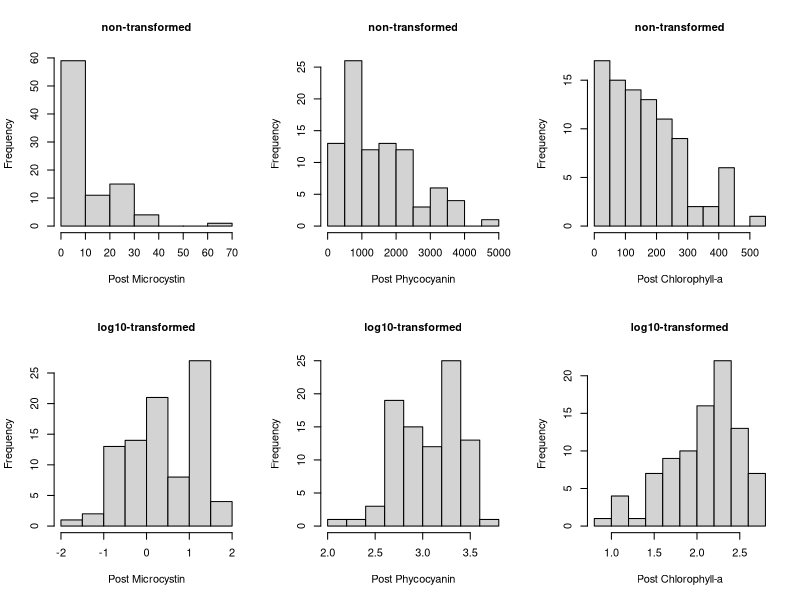
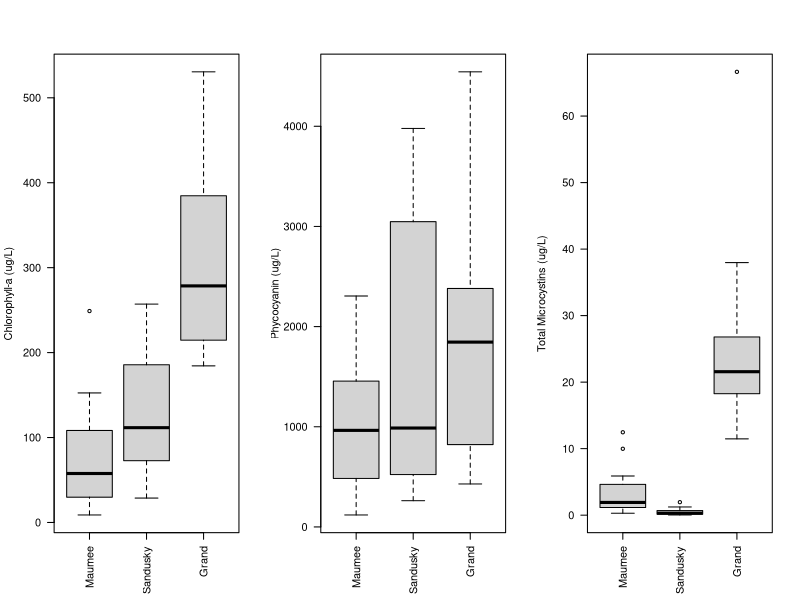

Write the R code that produced these figures, in order. (Note: this script raises an error after producing the figures.)
## ---- chunk 1
#install.packages(c("dplyr", "ggplot2", "ggpubr")) #use if first time running code
library(dplyr) #needed for reformatting data
library(ggplot2) #needed for plotting data
library(ggpubr) #needed for adding stats to figures
## ---- chunk 2
data<-read.csv(file="Y1_Exp1_SHtrials/Y1_Exp1_allData.csv", header=TRUE)
## ---- chunk 3
### identify and order labels for source waters ###
unique(data$Lake) 
data$Lake<-factor(data$Lake,levels=c('Maumee','Sandusky', 'Grand')) #source water

### identify and order labels for treatment group ###
unique(data$Treatment) 
data$Treatment<-factor(data$Treatment, levels=c('initial', 
                                                'control', 
                                                'SH only', 
                                            'low N:P, NH4', 
                                            'SH + low N:P, NH4',
                                            'low N:P, urea', 
                                            'SH + low N:P, urea',
                                            'high N:P, NH4',
                                            'SH + high N:P, NH4',
                                            'high N:P, urea',
                                            'SH + high N:P, urea'),
                       ordered=TRUE)

### identify and order labels for observation time ###
unique(data$Observation) 
data$Observation<-factor(data$Observation, levels=c('pre','post'),
                         ordered=TRUE) 

### identify and order labels for factors ###
unique(data$tDOM_added) 
data$tDOM_added<-factor(data$tDOM_added, levels=c('none','tDOM added'),
                        ordered=TRUE)

unique(data$AddedNut_ratio) 
data$AddedNut_ratio<-factor(data$AddedNut_ratio, levels=c('none','low','high'), 
                            ordered=TRUE)

unique(data$Added_Nform)
data$Added_Nform<-factor(data$Added_Nform, levels=c('none','NH4','urea'),
                         ordered=TRUE)

### convert measurement units ###
data<- data %>%
  mutate(NH4_N_ugL=NH4_N_mgL*1000, #convert mg to ug
         NO3_N_ugL=NO3_N_mgL*1000, #convert mg to ug
         NH4_N_mgL=NULL, #remove old field
         NO3_N_mgL=NULL) #remove old field
## ---- chunk 4
### calculate pre measurement means by source water ###
init<- data %>% #create new data frame 
  filter(Treatment=="initial") %>% #of only initial treatments
  group_by(Lake)  %>% #group by source water
  summarise(pre_Mic_ugL=mean(Microcystin_ugL, na.rm=TRUE), 
            sd_Mic_ugL=sd(Microcystin_ugL, na.rm=TRUE), 
         pre_PC_ugL=mean(PC_ugL, na.rm=TRUE),
         sd_PC_ugL=sd(PC_ugL, na.rm=TRUE),
         pre_Chla_ugL=mean(Chla_ugL, na.rm=TRUE),
         sd_Chla_ugL=sd(Chla_ugL, na.rm=TRUE),
         pre_DOC_mgL=mean(DOC_mgL, na.rm=TRUE),
         sd_DOC_mgL=sd(DOC_mgL, na.rm=TRUE),
         pre_PO4_ugL=mean(PO4_P_ugL, na.rm=TRUE),
         sd_PO4_ugL=sd(PO4_P_ugL, na.rm=TRUE),
         pre_NH4_ugL=mean(NH4_N_ugL, na.rm=TRUE), #mg converted to ug
         sd_NH4_ugL=sd(NH4_N_ugL, na.rm=TRUE), #mg converted to ug
         pre_NO3_ugL=mean(NO3_N_ugL, na.rm=TRUE), #mg converted to ug
         sd_NO3_ugL=sd(NO3_N_ugL, na.rm=TRUE), #mg converted to ug
         pre_TP_mgL=mean(TP_mgL, na.rm=TRUE), 
         sd_TP_mgL=sd(TP_mgL, na.rm=TRUE), 
         pre_TN_mgL=mean(TN_mgL, na.rm=TRUE),
         sd_TN_mgL=sd(TN_mgL, na.rm=TRUE),
         pre_TNTP_ratio=mean(TNTP_ratio, na.rm=TRUE),
         sd_TNTP_ratio=sd(TNTP_ratio, na.rm=TRUE))  
t(init) #prints out the summary by lake of pre measurements

### extract pre values by source water ###
Maumee_preMic<- init$pre_Mic_ugL[init$Lake=="Maumee" & init$pre_Mic_ugL]
Maumee_prePC<- init$pre_PC_ugL[init$Lake=="Maumee" & init$pre_PC_ugL]
Maumee_pre_Chl<- init$pre_Chla_ugL[init$Lake=="Maumee" & init$pre_Chla_ugL]
Sandusky_preMic<- init$pre_Mic_ugL[init$Lake=="Sandusky" & init$pre_Mic_ugL]
Sandusky_prePC<- init$pre_PC_ugL[init$Lake=="Sandusky" & init$pre_PC_ugL]
Sandusky_pre_Chl<- init$pre_Chla_ugL[init$Lake=="Sandusky" & init$pre_Chla_ugL]
Grand_preMic<- init$pre_Mic_ugL[init$Lake=="Grand" & init$pre_Mic_ugL]
Grand_prePC<- init$pre_PC_ugL[init$Lake=="Grand" & init$pre_PC_ugL]
Grand_pre_Chl<- init$pre_Chla_ugL[init$Lake=="Grand" & init$pre_Chla_ugL]

### create new data frame with pre and post measurements ###
data2<- data %>%
  mutate(pre_Mic=ifelse(Lake=="Maumee", Maumee_preMic, 
                        ifelse(Lake=="Sandusky", Sandusky_preMic, Grand_preMic)
                        ),
         pre_PC=ifelse(Lake=="Maumee", Maumee_prePC,
                       ifelse(Lake=="Sandusky", Sandusky_prePC, Grand_prePC)
                       ),
         pre_Chl=ifelse(Lake=="Maumee", Maumee_pre_Chl,
                        ifelse(Lake=="Sandusky", Sandusky_pre_Chl, Grand_pre_Chl)
                        )
         ) %>%
  filter(Treatment!="initial") #remove the initial treatment, since separate field

### verify "pre"  removed as treatment and reorder labels ###
unique(data2$Treatment) 
data2$Treatment<-factor(data2$Treatment, levels=c('control', 
                                                'SH only', 
                                            'low N:P, NH4', 
                                            'SH + low N:P, NH4',
                                            'low N:P, urea', 
                                            'SH + low N:P, urea',
                                            'high N:P, NH4',
                                            'SH + high N:P, NH4',
                                            'high N:P, urea',
                                            'SH + high N:P, urea'),
                       ordered=TRUE)
## ---- chunk 5
summary(data2$Chla_ugL)  
summary(data2$PC_ugL) 
summary(data2$Microcystin_ugL) 
summary(data2$DOC_mgL) 
summary(data2$TN_mgL) 
summary(data2$TP_mgL) 
summary(data2$NH4_N_ugL) 
summary(data2$NO3_N_ugL) 
summary(data2$PO4_P_ugL) 
summary(data2$TNTP_ratio) 
## ---- chunk 6
### check the figure size and resolution mins for publication ####
png(file="Y1_Exp1_SHtrials/Products/SI_Figures/SI_Figure2.png", width=4,height=4, units="in", res=1200)
SI_fig2<- layout(matrix(c(1,2,3,4,5,6), nrow=2, ncol=3)) 
hist(data2$Microcystin_ugL, 
     main="non-transformed", xlab="Post Microcystin", cex.main=1, cex.lab=1)
hist(log10(data2$Microcystin_ugL), 
     main="log10-transformed", xlab="Post Microcystin", cex.main=1, cex.lab=1)
hist(data2$PC_ugL, 
     main="non-transformed", xlab="Post Phycocyanin", cex.main=1, cex.lab=1)
hist(log10(data2$PC_ugL), 
     main="log10-transformed", xlab="Post Phycocyanin", cex.main=1, cex.lab=1)
hist(data2$Chla_ugL, 
     main="non-transformed", xlab="Post Chlorophyll-a", cex.main=1, cex.lab=1)
hist(log10(data2$Chla_ugL), 
     main="log10-transformed", xlab="Post Chlorophyll-a", cex.main=1, cex.lab=1)
SI_fig2 #prints figure
dev.off() #closes the graphing device
tryCatch({while (T) dev.off()}, error = \(e) NULL) #needed to plot in Plot window again
## ---- chunk 7
png(file="Y1_Exp1_SHtrials/Products/SI_Figures/SI_Figure10.png", 
     width=4,height=3, units="in", res=1200) #pub size and res mins
SI_fig10<- layout(matrix(c(1,2,3), nrow=1, ncol=3)) 
par(srt=45)
boxplot(data=data2, Chla_ugL~Lake, #create boxplot to show mean Chl-a by Lake
        xlab=NULL, ylab="Chlorophyll-a (ug/L)", las=2)
boxplot(data=data2, PC_ugL~Lake, #create boxplot to show mean Chl-a by Lake
        xlab=NULL, ylab="Phycocyanin (ug/L)", las=2)
boxplot(data=data2, Microcystin_ugL~Lake, #create boxplot to show mean Chl-a by Lake
        xlab=NULL, ylab="Total Microcystins (ug/L)", las=2)
SI_fig10 #prints figure
dev.off() #closes the graphing device
tryCatch({while (T) dev.off()}, error = \(e) NULL) #needed to plot in Plot window again
## ---- chunk 8
### summarize and plot all post Chla values ###
summary_chla<- data2 %>% #among the post-measurements
  group_by(Lake, Treatment) %>% #for each lake and treatment
  summarise(avgChla_ugL=mean(Chla_ugL, na.rm=TRUE), #calculate the mean + sd
            sdChla_ugL=sd(Chla_ugL, na.rm = TRUE))
SI_Table3<-print(summary_chla, n=30) #prints the table
write.csv(SI_Table3, file="Y1_Exp1_SHtrials/Products/SI_Figures/SI_Table3.csv")

SI_fig3<- ggplot(data=data2, 
       mapping=aes(y=Chla_ugL, x=Treatment)) +
  geom_point(aes(shape=tDOM_added, color=Lake)) +
  scale_color_manual(values=c("skyblue3",
                              "olivedrab",
                              "goldenrod")) +
  stat_summary(fun=median, geom="crossbar", width=0.5) +
  facet_wrap(~Lake) +
  labs(x="Treatment Group", y="Chlorophyll-a (ug/L)")+
  theme_classic() +
  theme(axis.text.x = element_text(angle = 90, hjust=0.5,vjust=0.5),
        legend.position="none")  

SI_fig3
ggsave(SI_fig3, file="Y1_Exp1_SHtrials/Products/SI_Figures/SI_Figure3_color.png",device="png", width=6, height=6, units="in")

### summarize and plot all post PC values ###
summary_pc<- data2 %>%
  group_by(Lake, Treatment) %>%
  summarise(avgPC_ugL=mean(PC_ugL, na.rm=TRUE),
            sdPC_ugL=sd(PC_ugL, na.rm = TRUE))
SI_Table4<- print(summary_pc, n=30)
write.csv(SI_Table4, file="Y1_Exp1_SHtrials/Products/SI_Figures/SI_Table4.csv")

SI_fig4<- ggplot(data=data2, 
       mapping=aes(y=PC_ugL, x=Treatment)) +
  geom_point(aes(shape=tDOM_added, color=Lake)) +
  scale_color_manual(values=c("skyblue3",
                              "olivedrab",
                              "goldenrod")) +
  stat_summary(fun.y=median, geom="crossbar", width=0.5)+
  facet_wrap(~Lake) +
  labs(x="Treatment Group", y="Phycocyanin (ug/L)")+
  theme_classic() +
  theme(axis.text.x = element_text(angle = 90, hjust=0.5,vjust=0.5),
        legend.position = "none") 
SI_fig4
ggsave(SI_fig4, file="Y1_Exp1_SHtrials/Products/SI_Figures/SI_Figure4_color.png",device="png", width=5, height=5, units="in", dpi=1200)

### summarize and plot all post microcystin values ###
summary_mic<- data2 %>%
  group_by(Lake, Treatment) %>%
  summarise(avgMic_ugL=mean(Microcystin_ugL, na.rm=TRUE),
            sdMic_ugL=sd(Microcystin_ugL, na.rm = TRUE))
SI_Table5<- print(summary_mic, n=30)
write.csv(SI_Table5, file="Y1_Exp1_SHtrials/Products/SI_Figures/SI_Table5.csv")

SI_fig8<- ggplot(data=data2, 
       mapping=aes(y=Microcystin_ugL, x=Treatment)) +
  geom_point(aes(shape=tDOM_added, color=Lake)) +
  scale_color_manual(values=c("skyblue3",
                              "olivedrab",
                              "goldenrod")) +
  stat_summary(fun.y=median, geom="crossbar", width=0.5)+
  facet_grid(~Lake) +
  labs(x="Treatment Group", y="Total Microcystins (ug/L)")+
  theme_classic() +
  theme(axis.text.x = element_text(angle = 90, hjust=0.5,vjust=0.5, size=12),
        legend.position = "none") +
  scale_y_continuous(trans='log10') +
  geom_hline(yintercept=0.19, linetype="dashed", color = "red")
SI_fig8
ggsave(SI_fig8, file="Y1_Exp1_SHtrials/Products/SI_Figures/SI_Figure8_color.png",device="png", width=5, height=5, units="in", dpi=1200)

### post DOC measurements ###
summary_doc<- data2 %>%
  group_by(Lake, Treatment) %>%
  summarise(avgDOC_mgL=mean(DOC_mgL, na.rm=TRUE),
            sdDOC_mgL=sd(DOC_mgL, na.rm = TRUE))
SI_Table6<- print(summary_doc, n =30)
write.csv(SI_Table6, file="Y1_Exp1_SHtrials/Products/SI_Figures/SI_Table6.csv")

### post TN measurements ###
summary_TN<- data2 %>%
  group_by(Lake, Treatment) %>%
  summarise(avgTN_mgL=mean(TN_mgL, na.rm=TRUE),
            sdTN_mgL=sd(TN_mgL, na.rm = TRUE))
SI_Table7<- print(summary_TN, n = 30)
write.csv(SI_Table7, file="Y1_Exp1_SHtrials/Products/SI_Figures/SI_Table7.csv")

### post TP measurements ###
summary_TP<- data2 %>%
  group_by(Lake, Treatment) %>%
  summarise(avgTP_mgL=mean(TP_mgL, na.rm=TRUE),
            sdTP_mgL=sd(TP_mgL, na.rm = TRUE))
SI_Table8<- print(summary_TP, n = 30)
write.csv(SI_Table8, file="Y1_Exp1_SHtrials/Products/SI_Figures/SI_Table8.csv")

### post dissolved measurements by Lake ###
summary<- subset(data2, Lake=="Maumee") %>%
  group_by(Treatment) %>%
  summarise(avg_PO4=mean(PO4_P_ugL, na.rm=TRUE),
            sd_PO4=sd(PO4_P_ugL, na.rm = TRUE),
            avg_NH4=mean(NH4_N_ugL, na.rm=TRUE),
            sd_NH4=sd(NH4_N_ugL, na.rm = TRUE),
            avg_NO3=mean(NO3_N_ugL, na.rm=TRUE),
            sd_NO3=sd(NO3_N_ugL, na.rm = TRUE))
SI_Table9<- print(summary)
write.csv(SI_Table9, file="Y1_Exp1_SHtrials/Products/SI_Figures/SI_Table9.csv")

summary<- subset(data2, Lake=="Sandusky") %>%
  group_by(Treatment) %>%
  summarise(avg_PO4=mean(PO4_P_ugL, na.rm=TRUE),
            sd_PO4=sd(PO4_P_ugL, na.rm = TRUE),
            avg_NH4=mean(NH4_N_ugL, na.rm=TRUE),
            sd_NH4=sd(NH4_N_ugL, na.rm = TRUE),
            avg_NO3=mean(NO3_N_ugL, na.rm=TRUE),
            sd_NO3=sd(NO3_N_ugL, na.rm = TRUE))
SI_Table10<- print(summary)
write.csv(SI_Table10, file="Y1_Exp1_SHtrials/Products/SI_Figures/SI_Table10.csv")

summary<- subset(data2, Lake=="Grand") %>%
  group_by(Treatment) %>%
  summarise(avg_PO4=mean(PO4_P_ugL, na.rm=TRUE),
            sd_PO4=sd(PO4_P_ugL, na.rm = TRUE),
            avg_NH4=mean(NH4_N_ugL, na.rm=TRUE),
            sd_NH4=sd(NH4_N_ugL, na.rm = TRUE),
            avg_NO3=mean(NO3_N_ugL, na.rm=TRUE),
            sd_NO3=sd(NO3_N_ugL, na.rm = TRUE))
SI_Table11<- print(summary)
write.csv(SI_Table11, file="Y1_Exp1_SHtrials/Products/SI_Figures/SI_Table11.csv")
## ---- chunk 9
### subset the data ###
SHtest_Chl<- data2 %>% #create new data frame focused on response
  filter(Treatment=="control" | Treatment =="SH only") %>% #treatments selected
  select(Lake, tDOM_added, Replicate, Chla_ugL, pre_Chl)

### write the model ###
Chl_ancova<- (lm(data=SHtest_Chl, 
               log10(Chla_ugL)~log10(pre_Chl)+tDOM_added)) 

### check assumptions of the model ###
par(mfrow=c(2,2)) #structure graphs as matrix
SI_fig11b<- plot(Chl_ancova) #print model diagnostics
par(mfrow=c(1,1)) #return to default settings

### print the summary statistics from the model ###
anova(Chl_ancova) #print the SS summary table
summary(Chl_ancova) #print the estimated parameters table

### comparison across source waters ###
SI_fig11a<-ggplot(data=SHtest_Chl, #plots the model
       aes(x=log10(pre_Chl), y=log10(Chla_ugL), color=tDOM_added)) +
  geom_point(aes(shape=Lake)) + 
  geom_smooth(method="lm", se=TRUE) +
  scale_color_manual(values=c("skyblue3","saddlebrown")) +
  theme_classic() + #classic publication format
  labs(x="Pre Chlorophyll-a (ug/L), log10-transformed",
       y="Post Chlorophyll-a (ug/L), log10-transformed",
       color="Treatment", shape="Source Water")
SI_fig11a
ggsave(SI_fig11a, file="Y1_Exp1_SHtrials/Products/SI_Figures/SI_Figure11a_color.png",device="png", width=5, height=5, units="in", dpi=1200)

### comparison within source waters ###
SHtest_Chl<- SHtest_Chl %>%
  mutate(Chl_diff_ugL= (Chla_ugL-pre_Chl)) #add field with post-pre 
comparisons<- list(c("none", "tDOM added")) #name the comparison groups

fig2a<- ggplot(data=SHtest_Chl, aes(x=tDOM_added, y=Chl_diff_ugL,
                                    color=tDOM_added)) +
  geom_point() +
  stat_summary(fun="median", geom="crossbar") +
  theme_classic() +
  theme(axis.text.x=element_text(angle=45, hjust=1, size=12),
        axis.text.y=element_text(size=12),
        strip.text.x=element_text(size=12),
        axis.title=element_text(size=12))+
  theme(legend.position="none") +
  facet_wrap(~Lake) + 
  geom_hline(yintercept=0, linetype="dashed") +
  scale_color_manual(values=c("skyblue3","saddlebrown")) +
  labs(x="Treatment group",
       y="Post-Pre Chlorophyll-a (ug/L)") +
  stat_compare_means(comparisons=comparisons,
                     label="p.signif", size=8, label.y = 100,
                     method="t.test")
fig2a
## ---- chunk 10
### subset the data ###
SHtest_PC<- data2 %>% #create new data frame focused on response
  filter(Treatment=="control" | Treatment =="SH only") %>% #treatments selected
  select(Lake, tDOM_added, Replicate, PC_ugL, pre_PC)

### write the model ###
PC_ancova<- (lm(data=SHtest_PC, 
               log10(PC_ugL)~log10(pre_PC)+tDOM_added)) 

### check assumptions of the model ###
par(mfrow=c(2,2))
SI_fig12b<- plot(PC_ancova) #print model diagnostics
par(mfrow=c(1,1))

### print the summary statistics from the model ###
anova(PC_ancova) #print the SS summary table
summary(PC_ancova) #print the estimated parameters table

### comparison across source waters ###
SI_fig12a<-ggplot(data=SHtest_PC, #plots the model
       aes(x=log10(pre_PC), y=log10(PC_ugL), color=tDOM_added)) +
  geom_point(aes(shape=Lake)) + 
  geom_smooth(method="lm", se=TRUE) +
  scale_color_manual(values=c("skyblue3","saddlebrown")) +
  theme_classic() + #classic publication format
  labs(x="Pre Phycocyanin (ug/L), log10-transformed",
       y="Post Phycocyanin (ug/L), log10-transformed",
       color="Treatment", shape="Source Water")
SI_fig12a
ggsave(SI_fig12a, file="Y1_Exp1_SHtrials/Products/SI_Figures/SI_Figure12a_color.png",device="png", width=5, height=5, units="in", dpi=1200)

### comparison within source waters ###
SHtest_PC<- SHtest_PC %>%
  mutate(PC_diff_ugL= (PC_ugL-pre_PC)) #add field with post-pre 
comparisons<- list(c("none", "tDOM added")) #name the comparison groups

fig2b<- ggplot(data=SHtest_PC, aes(x=tDOM_added, y=PC_diff_ugL,
                                    color=tDOM_added)) +
  geom_point() +
  stat_summary(fun="median", geom="crossbar") +
  theme_classic() +
  theme(axis.text.x=element_text(angle=45, hjust=1, size=12),
        axis.text.y=element_text(size=12),
        strip.text.x=element_text(size=12),
        axis.title=element_text(size=12))+
  theme(legend.position="none") +
  facet_wrap(~Lake) + 
  geom_hline(yintercept=0, linetype="dashed") +
  scale_color_manual(values=c("skyblue3","saddlebrown")) +
  labs(x="Treatment group",
       y="Post-Pre Phycocyanin (ug/L)",
       color="Treatment") +
  stat_compare_means(comparisons=comparisons,
                     label="p.signif", size=8, label.y=1500,
                     method="t.test")
fig2b
## ---- chunk 11
### subset the data ###
SHtest_MC<- data2 %>% #create new data frame focused on response
  filter(Treatment=="control" | Treatment =="SH only") %>% #treatments selected
  select(Lake, tDOM_added, Replicate, Microcystin_ugL, pre_Mic)

### write the model ###
MC_ancova<- lm(data=SHtest_MC, 
               log10(Microcystin_ugL) ~ log10(pre_Mic) + tDOM_added) 

### check assumptions of the model ###
par(mfrow=c(2,2))
SI_fig13b<- plot(MC_ancova) #print model diagnostics
par(mfrow=c(1,1))

### print the summary statistics from the model ###
anova(MC_ancova) #print the SS summary table
summary(MC_ancova) #print the estimated parameters table

### comparison across source waters ###
SI_fig13a<-ggplot(data=SHtest_MC, #plots the model
       aes(x=log10(pre_Mic), y=log10(Microcystin_ugL), color=tDOM_added)) +
  geom_point(aes(shape=Lake)) + 
  geom_smooth(method="lm", se=TRUE) +
  scale_color_manual(values=c("skyblue3","saddlebrown")) +
  theme_classic() +
  labs(x="Pre Microcystin (ug/L), log10-transformed",
       y="Post Microcystin (ug/L), log10-transformed",
       shape="Source Water",
       color="Treatment")
SI_fig13a
ggsave(SI_fig13a, file="Y1_Exp1_SHtrials/Products/SI_Figures/SI_Figure13a_color.png",device="png", width=5, height=5, units="in", dpi=1200)

### comparison within source waters ###
SHtest_MC<- SHtest_MC %>%
  mutate(MC_diff_ugL= (Microcystin_ugL-pre_Mic)) #add field with post-pre 
comparisons<- list(c("none", "tDOM added")) #name the comparison groups

fig2c<- ggplot(data=SHtest_MC, aes(x=tDOM_added, y=MC_diff_ugL,
                                    color=tDOM_added)) +
  geom_point() +
  stat_summary(fun="median", geom="crossbar") +
  theme_classic() +
  theme(axis.text.x=element_text(angle=45, hjust=1, size=12),
        axis.text.y=element_text(size=12),
        strip.text.x=element_text(size=12),
        axis.title=element_text(size=12))+
  theme(legend.position="none") +
  facet_wrap(~Lake) + 
  scale_color_manual(values=c("skyblue3","saddlebrown")) +
  geom_hline(yintercept=0, linetype="dashed") +
  labs(x="Treatment group",
       y="Post-Pre Microcystin (ug/L)",
       color="Treatment") +
  stat_compare_means(comparisons=comparisons,
                     label="p.signif", size=8, label.y=4,
                     method="t.test")
fig2c
## ---- chunk 12
fig2<- ggarrange(fig2a, fig2b, fig2c, ncol=3, nrow=1)
fig2
#ggsave(fig2, file="Y1_Exp1_SHtrials/Products/Figure2_color.png", device="png", width=6, height=5, units="in", dpi=1200)
## ---- chunk 13
### subset the data ###
SHtest2_Chl<- data2 %>% #create new data frame focused on response
  filter(Treatment!="control", Treatment!="SH only")%>% #remove groups already compared 
  select(Lake, Replicate, tDOM_added, AddedNut_ratio, Added_Nform,
         Chla_ugL, pre_Chl) #select fields needed
  
SHtest2_Chl$AddedNut_ratio<-factor(SHtest2_Chl$AddedNut_ratio,
                                   levels=c('low','high')) #redefine the levels
SHtest2_Chl$Added_Nform<-factor(SHtest2_Chl$Added_Nform, 
                                levels=c('NH4','urea')) #redefine the levels

### write the model ###
Chl_ancova2<- lm(data=SHtest2_Chl, 
               log10(Chla_ugL)~log10(pre_Chl)+tDOM_added*AddedNut_ratio*Added_Nform) 

### check assumptions of the model ###
par(mfrow=c(2,2))
plot(Chl_ancova2) #plot diagnostics for model
par(mfrow=c(1,1))

### remove outlier and rerun model ###
SHtest2_Chl <- SHtest2_Chl[-61,] #delete record 61 as an outlier.
Chl_ancova2<- lm(data=SHtest2_Chl, 
               log10(Chla_ugL)~log10(pre_Chl)+tDOM_added*AddedNut_ratio*Added_Nform)
par(mfrow=c(2,2))
SI_Fig14b<-plot(Chl_ancova2) #plot diagnostics for model
par(mfrow=c(1,1))

### print the summary statistics from the model ###
anova(Chl_ancova2) #print the SS summary table
summary(Chl_ancova2) #prints the estimated parameters table

### compare across groups ###
SI_fig14a<- ggplot(data=SHtest2_Chl, #plots the model
              aes(x=log10(pre_Chl), y=log10(Chla_ugL), color=tDOM_added)) +
  geom_point(aes(shape=Lake)) + 
  geom_smooth(method="lm", se=TRUE) +
  scale_color_manual(values=c("skyblue3","saddlebrown")) +
  theme_classic() +
  labs(x="Pre Chlorophyll-a (ug/L), log10-transformed",
       y="Post Chlorophyll-a (ug/L), log10-transformed",
       shape="Source Water",
       color="Treatment")
SI_fig14a
ggsave(SI_fig14a, file="Y1_Exp1_SHtrials/Products/SI_Figures/SI_Figure14a_color.png",device="png", width=5, height=5, units="in", dpi=1200)

### compare within source waters ###
SHtest2_Chl<- SHtest2_Chl %>%
  mutate(Chl_diff_ugL= (Chla_ugL-pre_Chl)) #add field with post-pre 

ratiolabs<- c("Low N:P", "High N:P") #assign labels for N:P ratio factor
names(ratiolabs)<- c("low", "high") #create names from labels
formlabs<- c("NH4", "Urea") #assign labels for N form factor
names(formlabs)<- c("NH4", "urea") #create names from labels
comparisons<- list(c("low N:P, NH4", "SH + low N:P, NH4"),
                   c("low N:P, urea", "SH + low N:P, urea"),
                   c("high N:P, NH4", "SH + high N:P, NH4"),
                   c("high N:P, urea", "SH + high N:P, urea"))

Figure3<- ggplot(data=SHtest2_Chl, aes(x=Lake, y=Chl_diff_ugL,
                                         color=tDOM_added, shape=tDOM_added)) +
  geom_point() +
  stat_summary(fun="median", geom="crossbar") +
  theme_classic() +
  scale_color_manual(values=c("skyblue3","saddlebrown")) +
  facet_grid(Added_Nform~AddedNut_ratio, 
             labeller = labeller(Added_Nform=formlabs, AddedNut_ratio=ratiolabs)) +
  theme_classic() +
  theme(axis.text.x=element_text(angle=45, hjust=1, size=12),
        axis.text.y=element_text(size=12),
        strip.text=element_text(size=12),
        axis.title=element_text(size=12),legend.position='top')+
  geom_hline(yintercept=0, linetype="dashed")+
  labs(x="Source Water",
       y="Post-Pre Chlorophyll-a (ug/L)", 
       shape="Treatment", color=NULL) +
  stat_compare_means(label="p.signif", size=8, label.y=300,
                     method="t.test")
Figure3
#ggsave(Figure3, file="Y1_Exp1_SHtrials/Products/Figure3_color.png", device="png", width=5, height=5, units="in", dpi=1200)
## ---- chunk 14
### subset the data ###
SHtest2_PC<- data2 %>% #create new data frame focused on response
  filter(Treatment!="control", Treatment!="SH only") %>% #remove treatments already compared 
  select(Lake, Replicate, tDOM_added, AddedNut_ratio, Added_Nform,
         PC_ugL, pre_PC)
  
SHtest2_PC$AddedNut_ratio<-factor(SHtest2_PC$AddedNut_ratio,
                                  levels=c('low','high')) #redefine the levels
SHtest2_PC$Added_Nform<-factor(SHtest2_PC$Added_Nform, 
                               levels=c('NH4','urea')) #redefine the levels

### write the model ###
PC_ancova2<- lm(data=SHtest2_PC, 
               log10(PC_ugL)~log10(pre_PC)+tDOM_added*AddedNut_ratio*Added_Nform)

### check assumptions of the model ###
par(mfrow=c(2,2))
plot(PC_ancova2)
par(mfrow=c(1,1))

### remove outliers and rerun model ###
SHtest2_PC <- SHtest2_PC[-c(8,11),] #delete record 8 and 11 as outliers.
PC_ancova2<- lm(data=SHtest2_PC, 
               log10(PC_ugL)~log10(pre_PC)+tDOM_added*AddedNut_ratio*Added_Nform)
par(mfrow=c(2,2))
SI_fig15b<- plot(PC_ancova2)
par(mfrow=c(1,1))

### print the summary statistics from the model ###
anova(PC_ancova2) #print the SS summary table
summary(PC_ancova2) #print the estimated parameter table

### compare across groups ###
SI_fig15a<- ggplot(data=SHtest2_PC, #plots the model
       aes(x=log10(pre_PC), y=log10(PC_ugL), color=tDOM_added)) +
  geom_point(aes(shape=Lake)) + 
  geom_smooth(method="lm", se=TRUE) +
  scale_color_manual(values=c("skyblue3","saddlebrown")) +
  theme_classic() +
  labs(x="Pre Phycocyanin (ug/L), log10-transformed",
       y="Post Phycocyanin (ug/L), log10-transformed",
       shape="Source Water",
       color="Treatment")
SI_fig15a
ggsave(SI_fig15a, file="Y1_Exp1_SHtrials/Products/SI_Figures/SI_Figure15a_color.png",device="png", width=5, height=5, units="in", dpi=1200)

### compare within source waters ###
SHtest2_PC<- SHtest2_PC %>%
  mutate(PC_diff_ugL= (PC_ugL-pre_PC)) #add field with post-pre 

ratiolabs<- c("Low N:P", "High N:P") #assign labels for N:P ratio factor
names(ratiolabs)<- c("low", "high") #create names from labels
formlabs<- c("NH4", "Urea") #assign labels for N form factor
names(formlabs)<- c("NH4", "urea") #create names from labels
comparisons<- list(c("low N:P, NH4", "SH + low N:P, NH4"),
                   c("low N:P, urea", "SH + low N:P, urea"),
                   c("high N:P, NH4", "SH + high N:P, NH4"),
                   c("high N:P, urea", "SH + high N:P, urea"))

Figure4<- ggplot(data=SHtest2_PC, aes(x=Lake, y=PC_diff_ugL,
                                       color=tDOM_added, shape=tDOM_added)) +
  geom_point() +
  stat_summary(fun="median", geom="crossbar") +
  theme_classic() +
  scale_color_manual(values=c("skyblue3","saddlebrown")) +
  facet_grid(Added_Nform~AddedNut_ratio, 
             labeller = labeller(Added_Nform=formlabs, AddedNut_ratio=ratiolabs)) +
  theme_classic() +
  theme(axis.text.x=element_text(angle=45, hjust=1, size=12),
        axis.text.y=element_text(size=12),
        strip.text=element_text(size=12),
        axis.title=element_text(size=12),legend.position='top')+
  geom_hline(yintercept=0, linetype="dashed")+
  labs(x="Source Water",
       y="Post-Pre Phycocyanin (ug/L)",
       shape="Treatment", color=NULL) +
  ylim(-1500, 4100) +
  stat_compare_means(label="p.signif", size=8, label.y=3700, 
                     method="t.test")
Figure4
#ggsave(Figure4, file="HABRI_Y1_Experiment1/Products/Figure4_color.jpeg", device="jpeg", width=4, height=4, units="in", dpi=1200)
## ---- chunk 15
### subset the data ###
SHtest2_MC<- data2 %>% #create new data frame focused on response
  filter(Treatment!="control", Treatment!="SH only")%>% #remove groups already compared 
  select(Lake, Replicate, tDOM_added, AddedNut_ratio, Added_Nform,
         Microcystin_ugL, pre_Mic) #select fields needed

SHtest2_MC$AddedNut_ratio<-factor(SHtest2_MC$AddedNut_ratio,
                                   levels=c('low','high')) #redefine the levels
SHtest2_MC$Added_Nform<-factor(SHtest2_MC$Added_Nform, 
                                levels=c('NH4','urea')) #redefine the levels

### write the model ###
MC_ancova2<- lm(data=SHtest2_MC, 
               log10(Microcystin_ugL)~log10(pre_Mic)+tDOM_added*AddedNut_ratio*Added_Nform) #ANCOVA model with pre as covar

### check assumptions of the model ###
par(mfrow=c(2,2))
plot(MC_ancova2) #print model diagnostics
par(mfrow=c(1,1))

### remove outliers and rerun model ###
SHtest2_MC <- SHtest2_MC[-c(56,57,60),] #delete record 8 and 11 as outliers.
MC_ancova2<- lm(data=SHtest2_MC, 
               log10(Microcystin_ugL)~log10(pre_Mic)+tDOM_added*AddedNut_ratio*Added_Nform)
par(mfrow=c(2,2))
SI_Figure16b<-plot(MC_ancova2) #print model diagnostics
par(mfrow=c(1,1))

### print the summary statistics from the model ###
anova(MC_ancova2) #print the SS summary table
summary(MC_ancova2) #print the estimated parameter table

### compare across groups ###
SI_fig16a<- ggplot(data=SHtest2_MC, #plots the model
       aes(x=log10(pre_Mic), y=log10(Microcystin_ugL), color=tDOM_added)) +
  geom_point(aes(shape=Lake)) + 
  geom_smooth(method="lm", se=TRUE) +
  scale_color_manual(values=c("skyblue3","saddlebrown")) +
  theme_classic() +
  labs(x="Pre Microcystin (ug/L), log10-transformed",
       y="Post Microcystin (ug/L), log10-transformed",
       shape="Source Water",
       color="Treatment")
SI_fig16a
ggsave(SI_fig16a, file="Y1_Exp1_SHtrials/Products/SI_Figures/SI_Figure16a_color.png",device="png", width=5, height=5, units="in", dpi=1200)


### compare within source waters ###
SHtest2_MC<- SHtest2_MC %>%
  mutate(MC_diff_ugL= (Microcystin_ugL-pre_Mic)) #add field with post-pre 

ratiolabs<- c("Low N:P", "High N:P") #assign labels for N:P ratio factor
names(ratiolabs)<- c("low", "high") #create names from labels
formlabs<- c("NH4", "Urea") #assign labels for N form factor
names(formlabs)<- c("NH4", "urea") #create names from labels
comparisons<- list(c("low N:P, NH4", "SH + low N:P, NH4"),
                   c("low N:P, urea", "SH + low N:P, urea"),
                   c("high N:P, NH4", "SH + high N:P, NH4"),
                   c("high N:P, urea", "SH + high N:P, urea"))

Figure5<- ggplot(data=SHtest2_MC, aes(x=Lake, y=MC_diff_ugL,
                                       color=tDOM_added, shape=tDOM_added)) +
  geom_point() +
  stat_summary(fun="median", geom="crossbar") +
  theme_classic() +
  scale_color_manual(values=c("skyblue3","saddlebrown")) +
  facet_grid(Added_Nform~AddedNut_ratio, 
             labeller = labeller(Added_Nform=formlabs, AddedNut_ratio=ratiolabs)) +
  theme_classic() +
  theme(axis.text.x=element_text(angle=45, hjust=1, size=12),
        axis.text.y=element_text(size=12),
        strip.text=element_text(size=12),
        axis.title=element_text(size=12),legend.position='top')+
  geom_hline(yintercept=0, linetype="dashed")+
  labs(x="Source Water",
       y="Post-Pre Microcystin (ug/L)",
       shape="Treatment", color=NULL) +
  stat_compare_means(label="p.signif", size=8, label.y=35, 
                     method="t.test")
Figure5
#ggsave(Figure5, file="HABRI_Y1_Experiment1/Products/Figure5_color.jpeg", device="jpeg", width=4, height=4, units="in", dpi=1200)
## ---- chunk 16
### subset the data for the two tests ###
no_nutr<- data2 %>% #create new data frame focused on response
  filter(Treatment=="control" | Treatment =="SH only")
yes_nutr<- data2 %>% #create new data frame focused on response
  filter(Treatment!="control", Treatment!="SH only") #remove groups already compared 

### view the data ###
MC_chla_nonutr<- ggplot(data=no_nutr, aes(x=tDOM_added, y=(Microcystin_ugL/Chla_ugL), color=tDOM_added)) +
   geom_boxplot() + 
  facet_wrap(~Lake) +
  theme_classic()+
  theme(axis.text.x=element_text(angle=45, hjust=1, size=12),
        axis.text.y=element_text(size=12),
        strip.text=element_text(size=12),
        axis.title=element_text(size=12), legend.position='none')+
  scale_color_manual(values=c("skyblue3","saddlebrown")) +
  labs(y="toxin:chl-a")
MC_chla_nonutr

MC_chla_nutr<- ggplot(data=yes_nutr, aes(x=Treatment, y=(Microcystin_ugL/Chla_ugL), color=tDOM_added)) +
   geom_boxplot() + 
  facet_wrap(~Lake)+
  theme_classic()+
  theme(axis.text.x=element_text(angle=45, hjust=1, size=12),
        axis.text.y=element_text(size=12),
        strip.text=element_text(size=12),
        axis.title=element_text(size=12), legend.position='none')+
  scale_color_manual(values=c("skyblue3","saddlebrown")) +
  labs(y="toxin:chl-a")
MC_chla_nutr

### calculate means ###
means_MCchla_nutr<- yes_nutr %>%
  group_by(Lake) %>%
  summarise(meanMCchla=mean(Microcystin_ugL/Chla_ugL, na.rm=TRUE), 
            sd_MCchla=sd(Microcystin_ugL/Chla_ugL, na.rm=TRUE)) 
means_MCchla_nutr

means_MCchla_nonutr<- no_nutr %>%
  group_by(Lake) %>%
  summarise(meanMCchla=mean(Microcystin_ugL/Chla_ugL, na.rm=TRUE), 
            sd_MCchla=sd(Microcystin_ugL/Chla_ugL, na.rm=TRUE)) 
means_MCchla_nonutr
### without nutrients ###
MC_chla_ancova<- lm(data=no_nutr, 
               (Microcystin_ugL/Chla_ugL)~(pre_Mic/pre_Chl)+tDOM_added) 

anova(MC_chla_ancova)
summary(MC_chla_ancova)

### with nutrients ###
MC_chla_ancova2<- lm(data=yes_nutr, 
               (Microcystin_ugL/Chla_ugL)~(pre_Mic/pre_Chl)+tDOM_added*Nut_added*AddedNut_ratio*Added_Nform) 

anova(MC_chla_ancova2)
